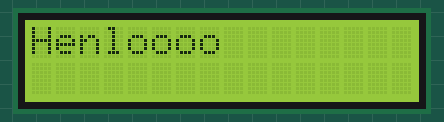
Recording of a sketch running on a simulated Arduino Leonardo, built with avr-gcc and run on an emulated ATmega32U4. On the bench: 16×2 character LCD. What the sketch prints to the serial monitor is not drawn.

Above: at 0.1 s.
At 2.6 s:
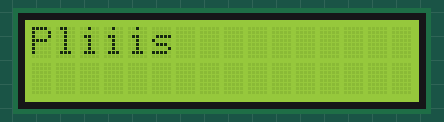
At 4.0 s:
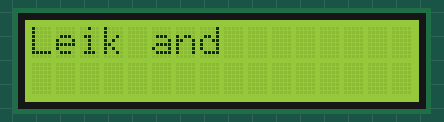
At 5.4 s:
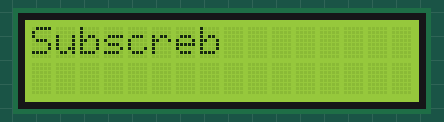

The sketch:

firstLCD.ino
```cpp
#include <LiquidCrystal_PCF8574.h>
#include <Wire.h>

LiquidCrystal_PCF8574 lcd(0x27); // set the LCD address to 0x27 for a 16 chars and 2 line display

int show = -1;

void setup()
{
  int error;

  Serial.begin(115200);
  Serial.println("LCD...");

  // wait on Serial to be available on Leonardo
  while (!Serial)
    ;

  Serial.println("Dose: check for LCD");

  // See http://playground.arduino.cc/Main/I2cScanner how to test for a I2C device.
  Wire.begin();
  Wire.beginTransmission(0x27);
  error = Wire.endTransmission();
  Serial.print("Error: ");
  Serial.print(error);

  if (error == 0) {
    Serial.println(": LCD found.");
    show = 0;
    lcd.begin(16, 2); // initialize the lcd

  } else {
    Serial.println(": LCD not found.");
  } // if

} // setup()


void loop()
{
  if (show == 0) {
    lcd.setBacklight(255);
    lcd.home();
    lcd.clear();
    lcd.print("Henloooo");
    delay(1000);

  } else if (show == 1) {
    lcd.home();
    lcd.clear();
    lcd.print("Pliiis");

  } else if (show == 2) {
    lcd.home();
    lcd.clear();
    lcd.print("Leik and");

  } else if (show == 3) {
    lcd.home();
    lcd.clear();
    lcd.print("Subscreb");

  } else if (show > 3) {
    lcd.print(show - 4);
  } // if

  delay(1400);
  show = (show + 1) % 4;
} // loop()
```

Measured:
- by itself, everything shown: repeats every 6.7 s, in 4 steps
- what the display in image 0 shows lasts 2.4 s, from 0.1 s to 2.5 s
- what the display in image 1 shows lasts 1.4 s, from 2.5 s to 3.9 s
